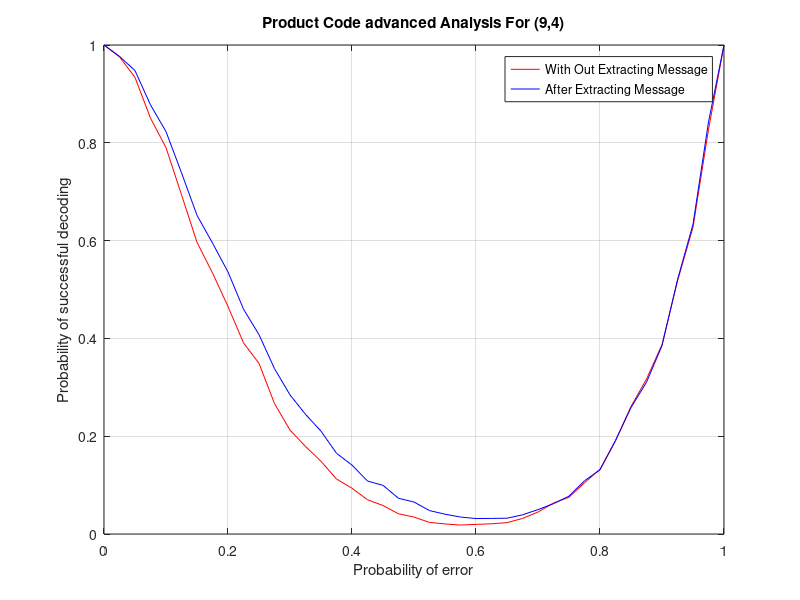

Source code (MATLAB):
%% About
clear vars;
close all;
clc;
% Advanced analysis extracting message => more probability of success
%% Load data
load advanced_analysis2.mat;
%% Ploting part
figure(1);
plot(prob_set, raw_estimations, 'r')
hold on;
plot(prob_set, raw_estimations2, 'b');
hold on;
title('Product Code advanced Analysis For (9,4)');
xlabel('Probability of error');
ylabel('Probability of successful decoding');
legend('With Out Extracting Message','After Extracting Message');
grid on;